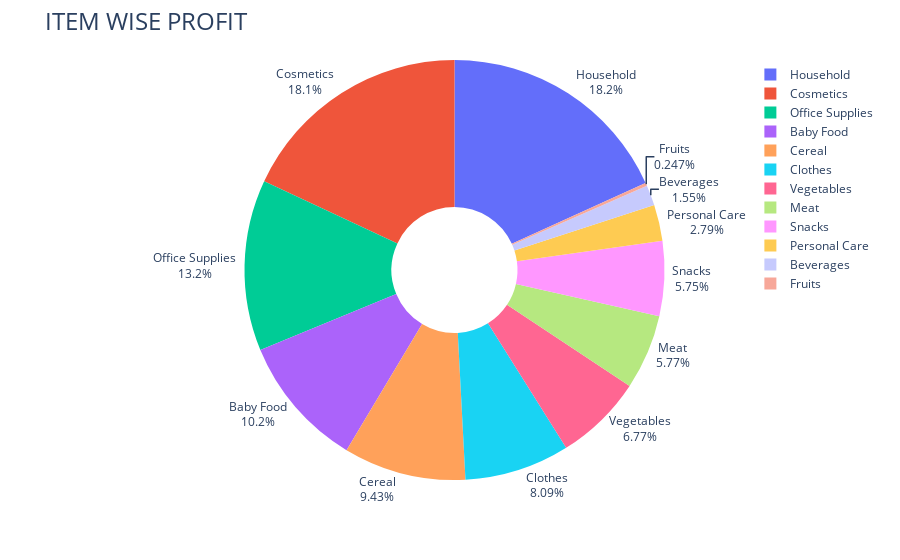

Source (notebook cell):
### Code cell
profit_by_cat = df.groupby("Item Type")["Total Profit"].sum().reset_index()
fig2 = px.pie(profit_by_cat , values = "Total Profit" , names = "Item Type",
             hole = 0.3 )
fig2.update_traces(textposition = "outside" , textinfo = "label+percent")
fig2.update_layout(title_text = "ITEM WISE PROFIT" , titlefont =dict(size=24))
fig2.show()

### Figure 1 — Plotly figure (JSON) as saved in the notebook; plotly's stock layout.template omitted (floating-point values rounded to 4 significant figures)
{"data": [{"domain": {"x": [0, 1], "y": [0, 1]}, "hole": 0.3, "hovertemplate": "Item Type=%{label}<br>Total Profit=%{value}<extra></extra>", "labels": ["Baby Food", "Beverages", "Cereal", "Clothes", "Cosmetics", "Fruits", "Household", "Meat", "Office Supplies", "Personal Care", "Snacks", "Vegetables"], "legendgroup": "", "name": "", "showlegend": true, "textinfo": "label+percent", "textposition": "outside", "type": "pie", "values": [402300000.0, 61240000.0, 372400000.0, 319636584, 713400000.0, 9775000.0, 718700000.0, 227964308, 520200000.0, 110300000.0, 227300000.0, 267600000.0]}], "layout": {"autosize": true, "legend": {"tracegroupgap": 0}, "margin": {"t": 60}, "title": {"font": {"size": 24}, "text": "ITEM WISE PROFIT"}}}
